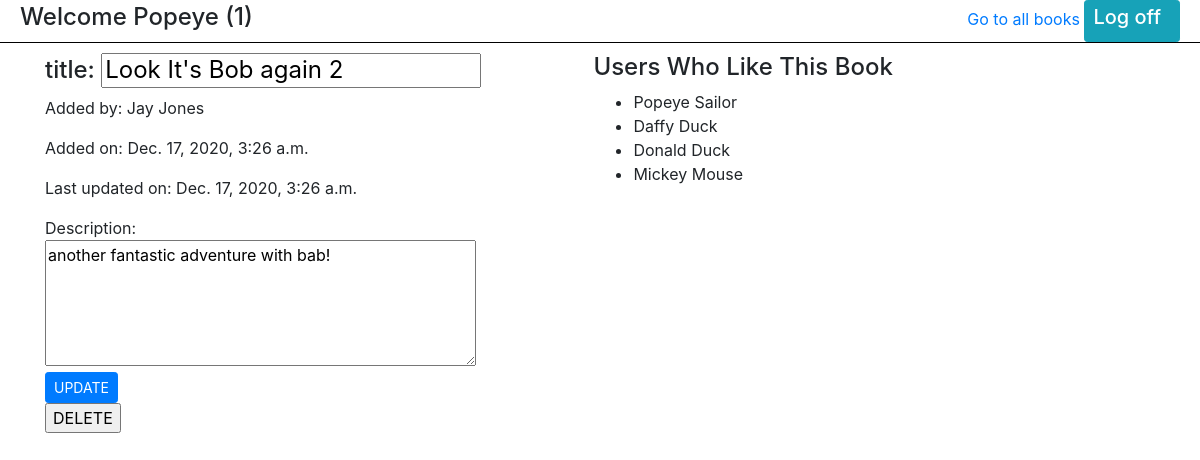
The app's page /edit_book_page/2 (signed in) with its own data.
### app_fav_books/models.py (models this page shows)
class User(models.Model):
  first_name = models.CharField(max_length=80)
  last_name = models.CharField(max_length=80)
  email = models.CharField(max_length=80)
  password = models.CharField(max_length=255)
  created_at = models.DateTimeField(auto_now_add=True)
  updated_at = models.DateTimeField(auto_now=True)
  objects = UserManager()

class Book(models.Model):
  title = models.CharField(max_length=80)
  description = models.TextField()
  uploaded_by = models.ForeignKey(User, related_name="books_uploaded", on_delete=CASCADE)
  users_who_like = models.ManyToManyField(User, related_name="liked_books")
  created_at = models.DateTimeField(auto_now_add=True)
  updated_at = models.DateTimeField(auto_now=True)
  objects = BookManager()

### app_fav_books/views.py (the view)
# urls.py: path('edit_book_page/<int:book_id>', views.edit_book_page),
def edit_book_page(request, book_id):
  print('--- edit_book_page html ---')
  print('book_id->',book_id)
  context = {
    'this_book' : Book.objects.get(id=book_id),
    'this_book_liked_by' : Book.objects.get(id=book_id).users_who_like.all()
  }
  return render(request, 'edit_book_page.html', context)

### app_fav_books/templates/edit_book_page.html (shortened to what this page needs)
<!DOCTYPE html>
<html lang="en">
  <head>
    <link
      rel="stylesheet"
      href="https://cdn.jsdelivr.net/npm/bootstrap@4.5.3/dist/css/bootstrap.min.css"
    />
  </head>
  <body>
    <header>
      <h4>
        Welcome {{request.session.user_first_name}}
        ({{request.session.user_id}})
      </h4>
      <div class="right_top">
        <a href="/books">Go to all books</a>
        <a href="/logout" class="btn btn-info btn-sm"><h5>Log off</h5></a>
      </div>
    </header>
    <div class="container">
      <div class="left">
        <form action="/update" method="post">
          <h4>
            title:
            <input type="text" name="title" value="{{this_book.title}}" /><br />
          </h4>
          <p>
            Added by:
            {{this_book.uploaded_by.first_name}}&nbsp;{{this_book.uploaded_by.last_name}}
          </p>
          <p>Added on: {{this_book.created_at}}</p>
          <p>Last updated on: {{this_book.updated_at}}</p>
          Description:<br />
          <textarea name="description" cols="40" rows="5">
{{this_book.description}}</textarea
          ><br />
          <input class="btn btn-primary btn-sm" type="submit" value="UPDATE" />
        </form>
        <form action="/delete" method="POST">
          <input type="submit" value="DELETE" />
        </form>
      </div>
      <div class="right">
        <h4>Users Who Like This Book</h4>
        <ul>
          {% for user in this_book_liked_by %}
          <li>{{ user.first_name}}&nbsp;{{user.last_name}}</li>
          {% endfor %}
        </ul>
      </div>
    </div>
  </body>
</html>

### app_fav_books/templates/edit_book_page.html (style rules this page uses)
header { display: flex; align-items: center; justify-content: space-between; padding: 0 20px; border-bottom: 1px solid black; margin-bottom: 10px; }
h1, h2, h5 { display: inline-block; margin-right: 10px; }
.left, .right { display: inline-block; vertical-align: top; min-width: 49%; }

### records on screen
User: session.user_first_name "Popeye", first_name "Popeye", last_name "Sailor"
Book: title "Look It's Bob again 2", uploaded_by.first_name "Jay", uploaded_by.last_name "Jones", created_at "Dec. 17, 2020, 3:26 a.m.", updated_at "Dec. 17, 2020, 3:26 a.m.", description "another fantastic adventure with bab!"
User: first_name "Daffy", last_name "Duck"
User: first_name "Donald", last_name "Duck"
User: first_name "Mickey", last_name "Mouse"

### other values on screen
{{ request.session.user_id }} "1"
